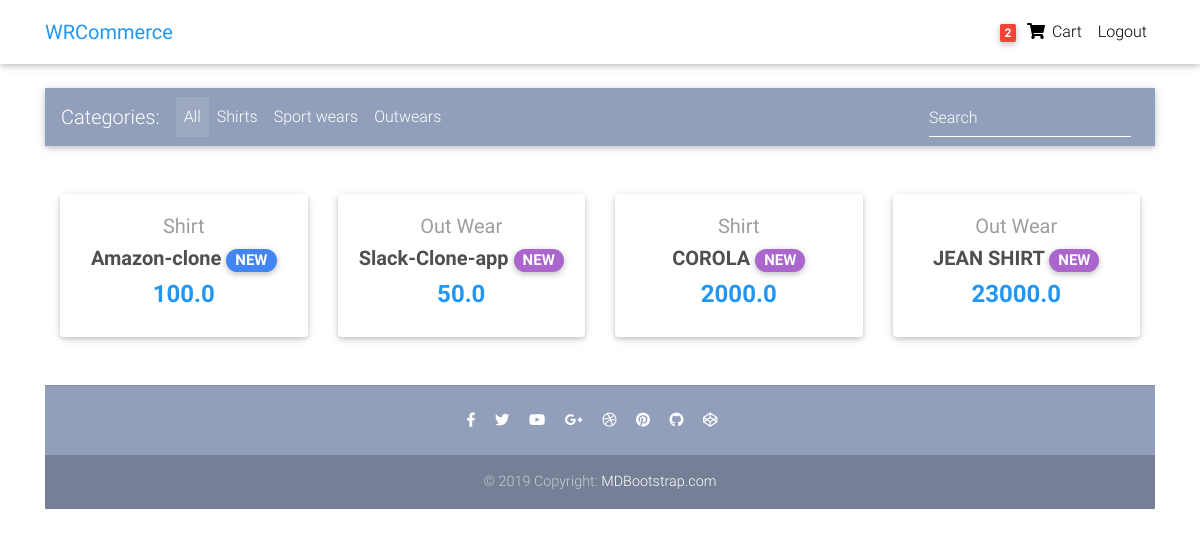
The app's page / (signed in) with its own data.
### app/models.py (models this page shows, shortened)
class Order(models.Model):
	user = models.ForeignKey(settings.AUTH_USER_MODEL, on_delete=models.CASCADE)
	item = models.ManyToManyField(OrderItem)
	start_date = models.DateTimeField(auto_now_add = True)
	ordered_date = models.DateTimeField()
	ordered = models.BooleanField(default=False)
	billing_address = models.ForeignKey('BillingAddress', on_delete=models.SET_NULL, blank=True, null=True)

class Item(models.Model):
	title = models.CharField(max_length=100)
	price = models.FloatField()
	discount_price = models.FloatField(blank=True, null=True)
	category = models.CharField(choices=CATEGORY_CHOICES, max_length=2)
	label = models.CharField(choices=LABEL_CHOICES, max_length=1)
	slug = models.SlugField()
	description = models.TextField()
	def get_absolute_url(self):
		return reverse("app:product", kwargs={
			'slug': self.slug
		})

### app/views.py (the view)
# urls.py: path('',HomeView.as_view(), name="home"),
class HomeView(ListView):
	model = Item
	paginate_by = 10
	template_name = "home.html"

### app/templatetags/cart_template_tags.py (called while the page is built)
@register.filter
def cart_item_count(user):
    if user.is_authenticated:
        qs = Order.objects.filter(user=user, ordered=False)
        if qs.exists():
            return qs[0].item.count()
    return 0

### templates/home.html (shortened to what this page needs)
{% extends 'base.html' %}
{% block content %}
 <main>
      <div class="container">
<section class="text-center mb-4">
  <div class="row wow fadeIn">
    {% for item in object_list %}
    <div class="col-lg-3 col-md-6 mb-4">
      <div class="card">
        <div class="card-body text-center">
          <a href="" class="grey-text">
            <h5>{{ item.get_category_display }}</h5>
          </a>
          <h5>
            <strong>
              <a href="{{item.get_absolute_url}}" class="dark-grey-text"
                >{{item.title}}
                <span
                  class="badge badge-pill {{ item.get_label_display }}-color"
                  >NEW</span
                >
              </a>
            </strong>
          </h5>
          <h4 class="font-weight-bold blue-text">
            <strong>
              {% if item.discount_price %} {{item.discount_price}} {% else %}
              {{item.price}} {% endif %}
            </strong>
          </h4>
        </div>
      </div>
    </div>
    {% endfor %}
  </div>
</section>
{% endblock content %}

### templates/navbar.html (shortened to what this page needs)
{% load cart_template_tags %}
<nav
  class="navbar fixed-top navbar-expand-lg navbar-light white scrolling-navbar"
>
  <div class="container">
    <a class="navbar-brand waves-effect"
      href="/">
      <strong class="blue-text">WRCommerce</strong>
    </a>
    <div class="collapse navbar-collapse" id="navbarSupportedContent">
      <ul class="navbar-nav nav-flex-icons">
        {% if request.user.is_authenticated %}
        <li class="nav-item">
          <a href="{% url 'app:order-summary'%}" class="nav-link waves-effect">
            <span class="badge red z-depth-1 mr-1"> {{ request.user|cart_item_count}} </span>
            <i class="fas fa-shopping-cart"></i>
            <span class="clearfix d-none d-sm-inline-block"> Cart </span>
          </a>
        </li>
        <li class="nav-item">
          <a class="nav-link waves-effect" href="{% url 'account_logout' %}">
            <span class="clearfix d-none d-sm-inline-block"> Logout </span>
          </a>
        </li>
        {% endif %}
      </ul>
    </div>
  </div>
</nav>

### templates/base.html (style rules this page uses)
html, body, header, .carousel { height: 60vh; }

### records on screen
Item: category "Shirt", title "Amazon-clone", discount_price "100.0"
Item: category "Out Wear", title "Slack-Clone-app", discount_price "50.0"
Item: category "Shirt", title "COROLA", discount_price "2000.0"
Item: category "Out Wear", title "JEAN SHIRT", discount_price "23000.0"

### other values on screen
{{ request.user|cart_item_count }} "2"
